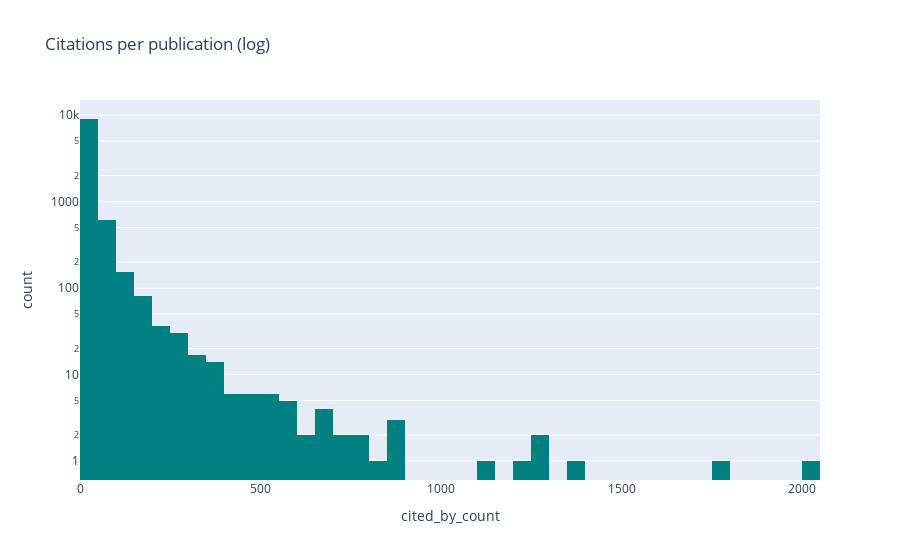

The notebook cell this image was saved under:
### Code cell
title = "Citations per publication (log)"
df = pd.DataFrame(works.find({}, {"_id": 0, "cited_by_count": 1}))
fig = px.histogram(df, x="cited_by_count", nbins=100, log_y=True, color_discrete_sequence=["teal"], title=title)
fig.show()

### Figure 1 — Plotly figure (JSON) as saved in the notebook; plotly's stock layout.template omitted (floating-point values rounded to 4 significant figures; data arrays with more than 128 entries replaced by an {"elided": "..."} marker saying what was removed)
{"data": [{"alignmentgroup": "True", "bingroup": "x", "hovertemplate": "cited_by_count=%{x}<br>count=%{y}<extra></extra>", "legendgroup": "", "marker": {"color": "teal", "pattern": {"shape": ""}}, "name": "", "nbinsx": 100, "offsetgroup": "", "orientation": "v", "showlegend": false, "type": "histogram", "x": {"elided": "10000 int values"}, "xaxis": "x", "yaxis": "y"}], "layout": {"barmode": "relative", "legend": {"tracegroupgap": 0}, "title": {"text": "Citations per publication (log)"}, "xaxis": {"anchor": "y", "domain": [0, 1], "title": {"text": "cited_by_count"}}, "yaxis": {"anchor": "x", "domain": [0, 1], "title": {"text": "count"}, "type": "log"}}}
